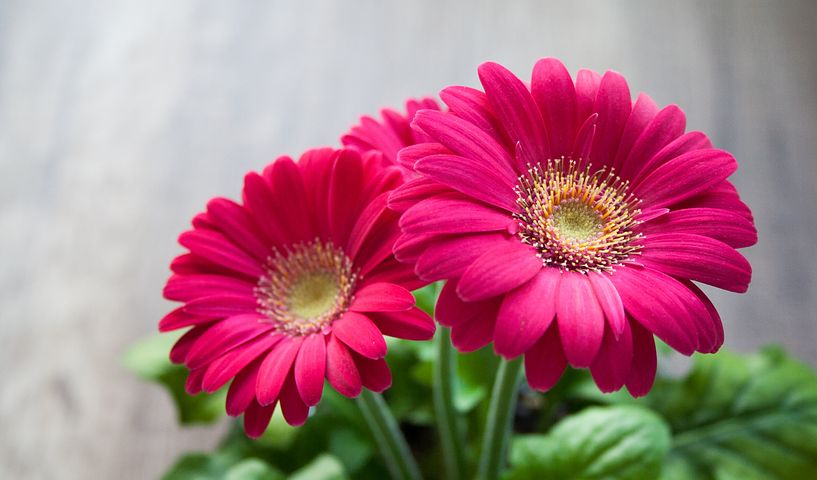
#> input picture boletinTema3/flowers.png, 817 x 480 px
$ python aritmeticas.py
#> lines starting #> are read from the running program, lines starting #| are printed output that depends on the picture
#!/usr/bin/env python3
import cv2
from matplotlib import pyplot as plt
import numpy as np

imaxe=cv2.imread('flowers.png')
#> imaxe is the input picture: shape (480, 817, 3); mean B, G, R 130.3, 118.4, 171

lowContrast=(imaxe*0.5).astype(np.uint8)
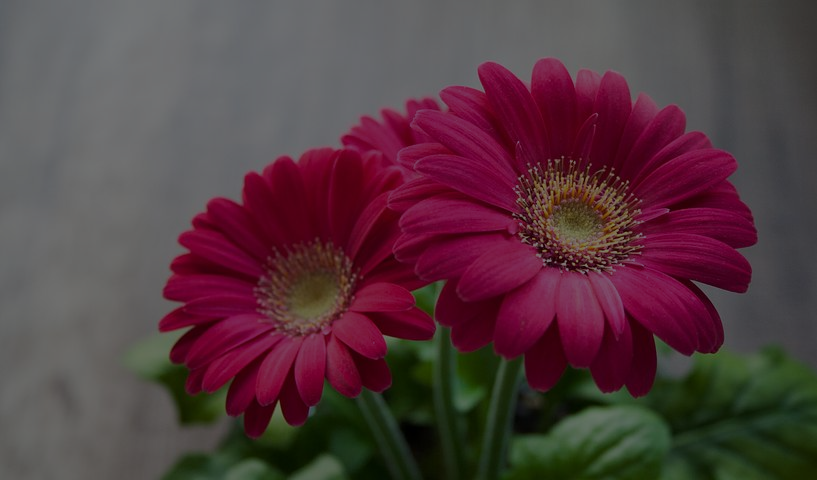
#> lowContrast: shape (480, 817, 3); mean B, G, R 64.9, 59, 85.2

highContrast=imaxe*2
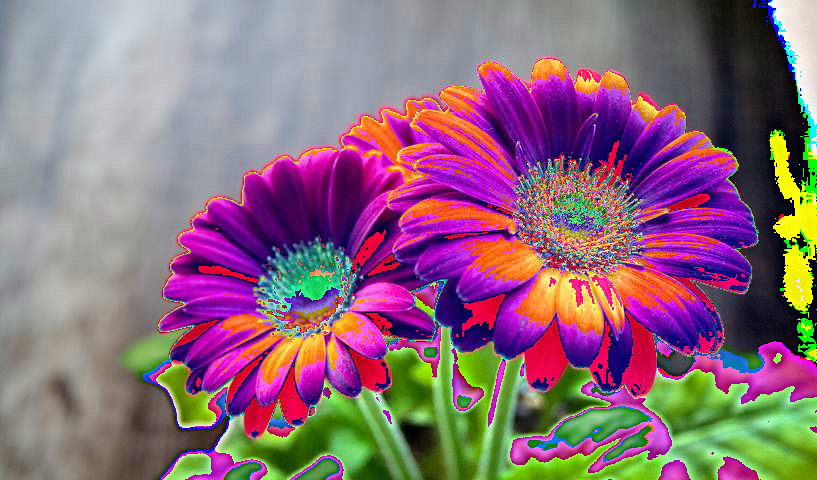
#> highContrast: shape (480, 817, 3); mean B, G, R 122.8, 106.6, 140.1
highContrast=np.clip(highContrast,0,255).astype(np.uint8)

imaxe=cv2.cvtColor(imaxe,cv2.COLOR_BGR2RGB)
lowContrast=cv2.cvtColor(lowContrast,cv2.COLOR_BGR2RGB)
highContrast=cv2.cvtColor(highContrast,cv2.COLOR_BGR2RGB)

plt.subplot(131)
plt.imshow(imaxe)
plt.title('imagen normal')

plt.subplot(132)
plt.imshow(lowContrast)
plt.title('bajo contraste')

plt.subplot(133)
plt.imshow(highContrast)
plt.title('alto cotraste')

plt.show()
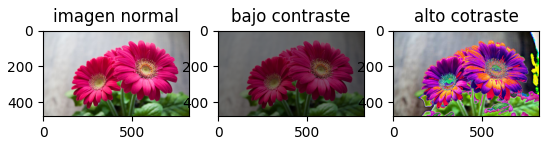
#> figure drawn by matplotlib, 3 panels
